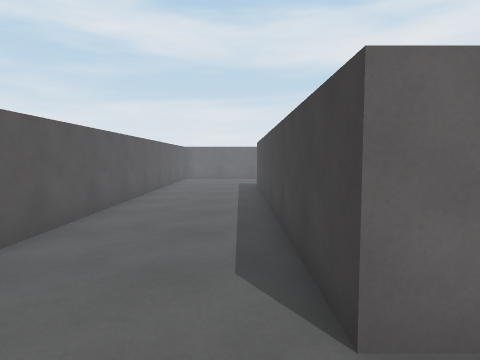
View 1 (above)

17 first-person views from a walk through a Unity game level. The camera is 1.3 m above the floor, tilts 4° down and sees 75° across. The floor is counted in squares, 1 m on a side. Each view is taken from the middle of a square. On the plan, view 1 faces up. The plan holds only what a view shows up to about 14 squares ahead; the rest is blank. The player character is not drawn.

View 2
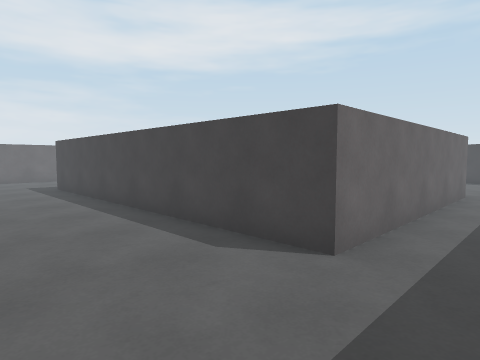

View 3
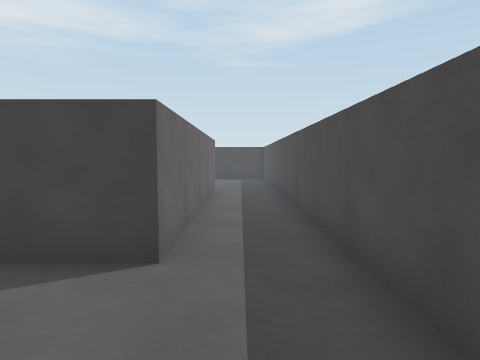

View 4
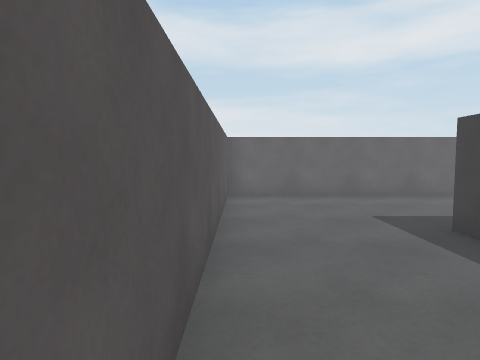

View 5
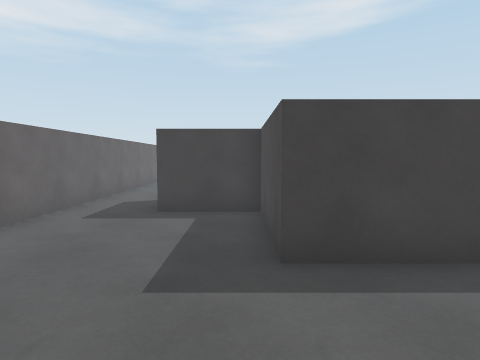

View 6
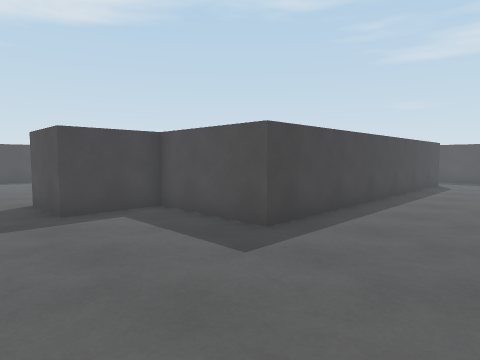

View 7
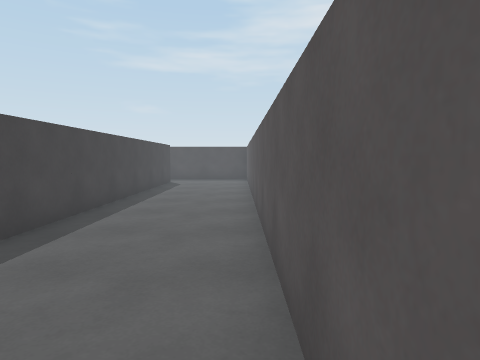

View 8
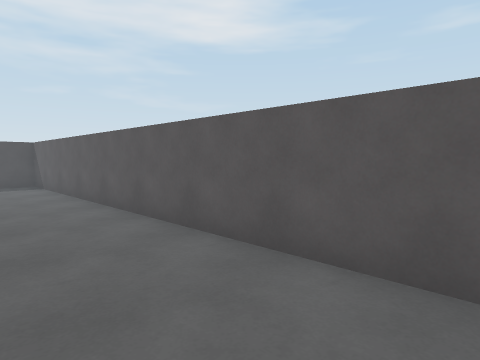

View 9
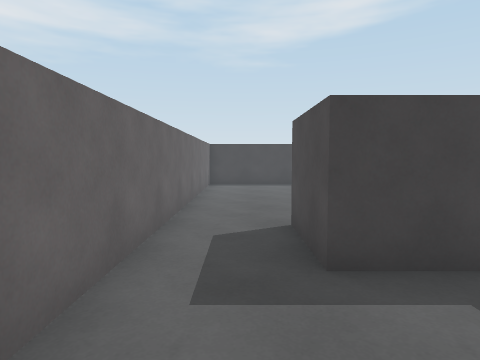

View 10
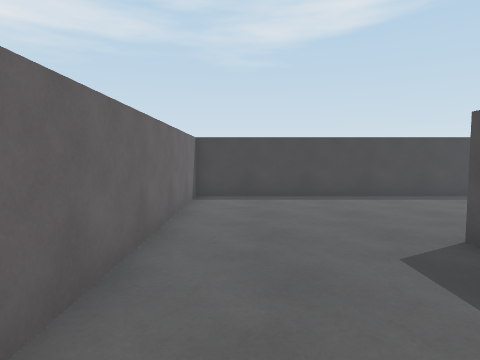

View 11
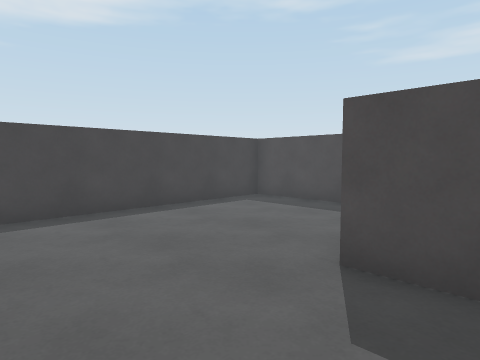

View 12
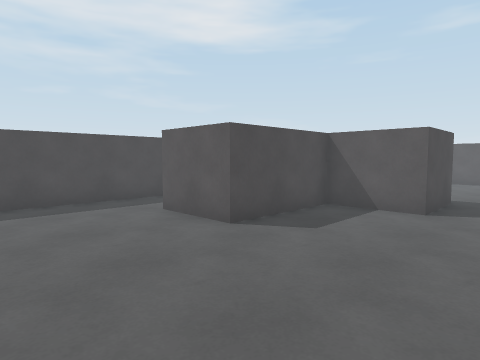

View 13
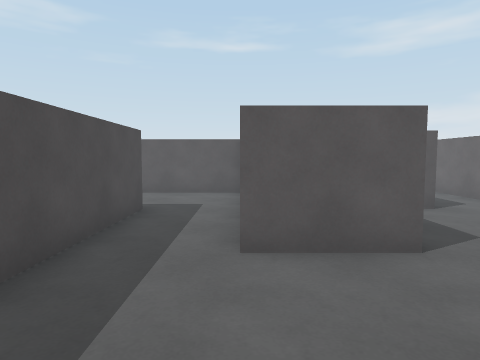

View 14
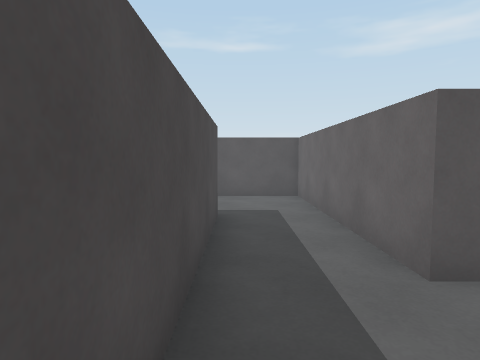

View 15
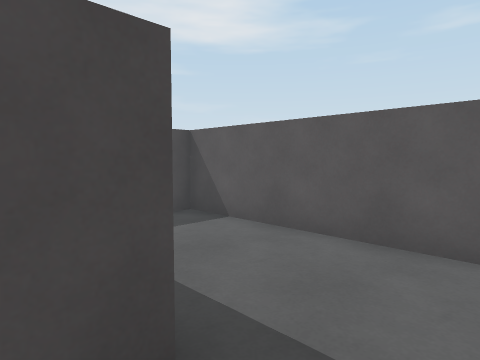

View 16
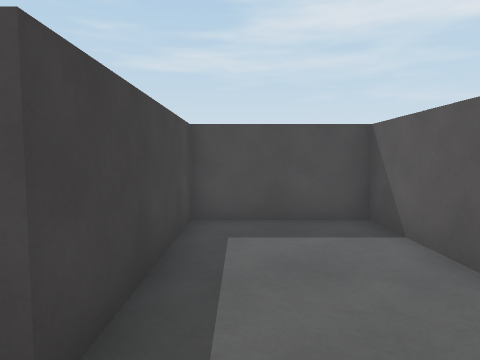

View 17
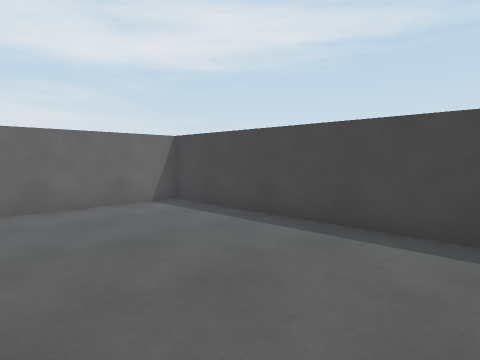

### Floor plan
Points are (right, up) in squares from view 1. A wall is a line through its corners. A room is listed if a view was taken in it or the views show most of it. See-through windows are left out.
Room 1 (views 1, 2, 3, 4, 5, 6, 7, 8, 9, 10)
walls: (9.6, 2) (0.8, 2) (0.8, 14.5) (4.5, 14.5) (4.5, 17) (7, 17); (8.6, 19.5) (-3.4, 19.5) (-3.4, -0.5) (9.4, -0.5)
ways out: opening at (7.5, 18.5) to room 2; opening at (9, 0.5)
Room 2 (views 11, 12, 13, 14, 15, 16, 17)
walls: (7, 17) (7, 14.5) (10.8, 14.5) (10.8, 12) (3.3, 12) (3.3, 4.5) (7, 4.5) (7, 9.5) (16.6, 9.5) (16.6, 19.5) (8.6, 19.5)
ways out: opening at (7.5, 18.5) to room 1

Positions as (right, up) in squares from view 1, and headings:
1: (0, 0), facing up
2: (-3, 0), facing up-right
3: (-3, 1), facing right
4: (-3, 9), facing up
5: (-3, 15), facing right
6: (-3, 19), facing down-right
7: (-3, 19), facing down
8: (0, 16), facing down-left
9: (1, 18), facing right
10: (6, 18), facing right
11: (9, 18), facing down-right
12: (15, 19), facing down-left
13: (15, 12), facing left
14: (14, 10), facing left
15: (8, 11), facing down-left
16: (6, 11), facing down
17: (11, 11), facing up-right
